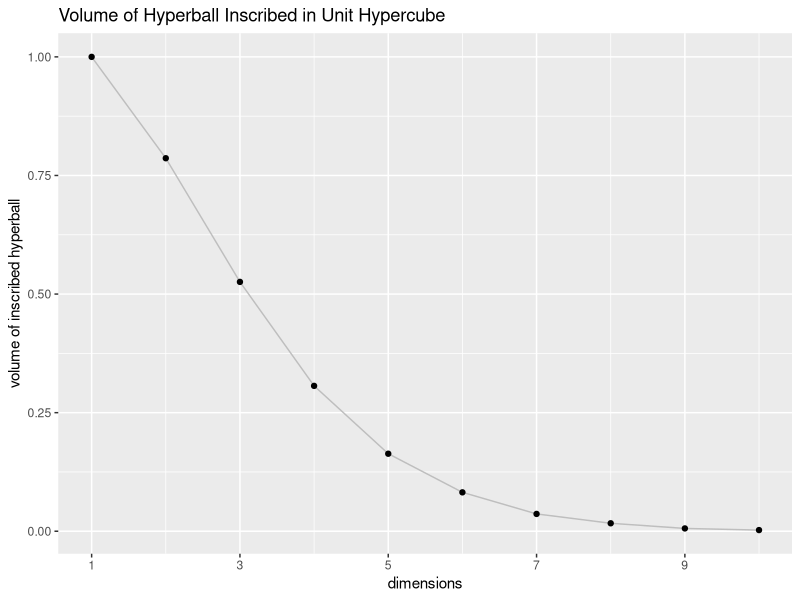
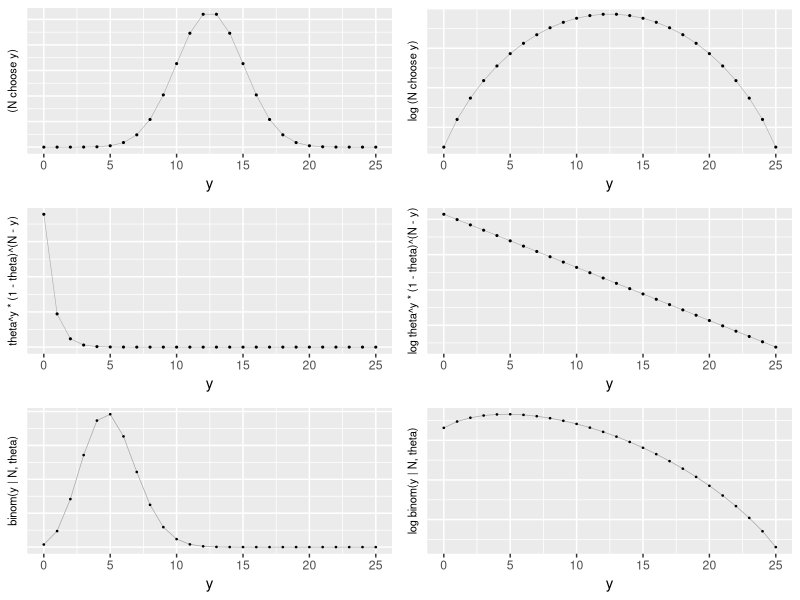
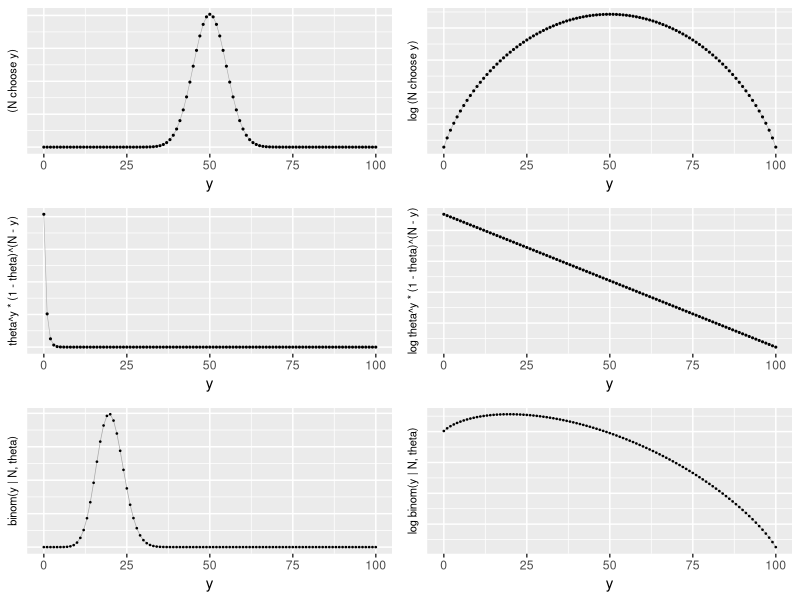
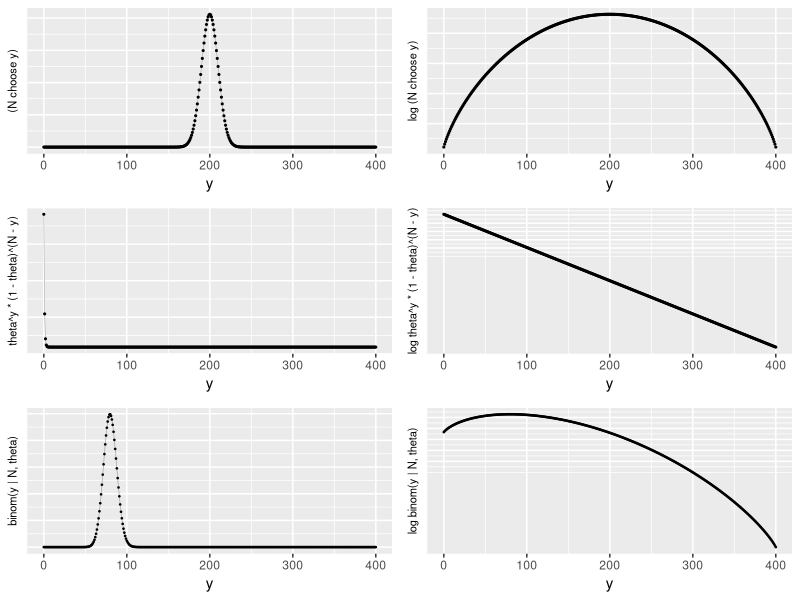
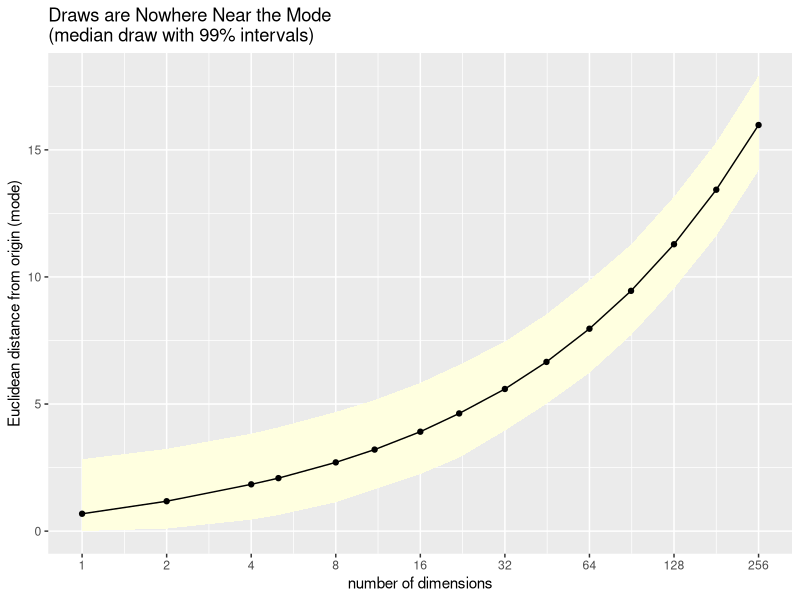
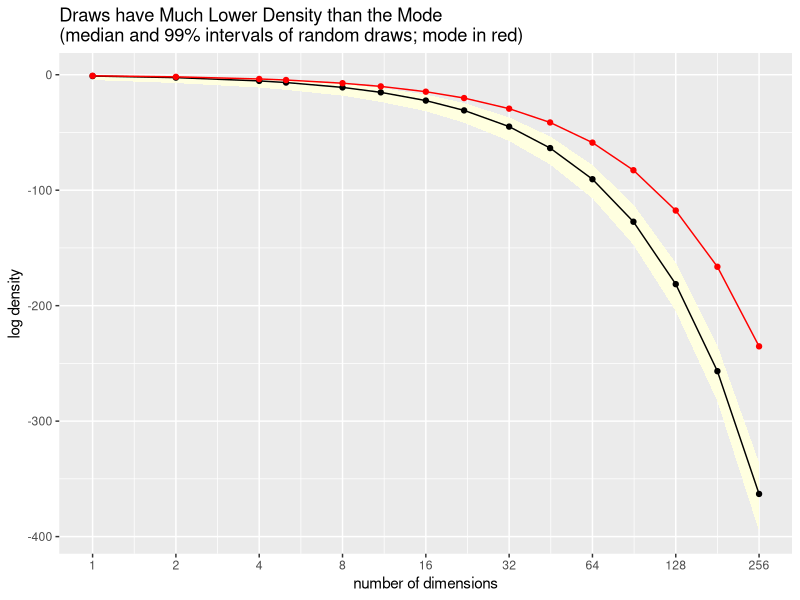
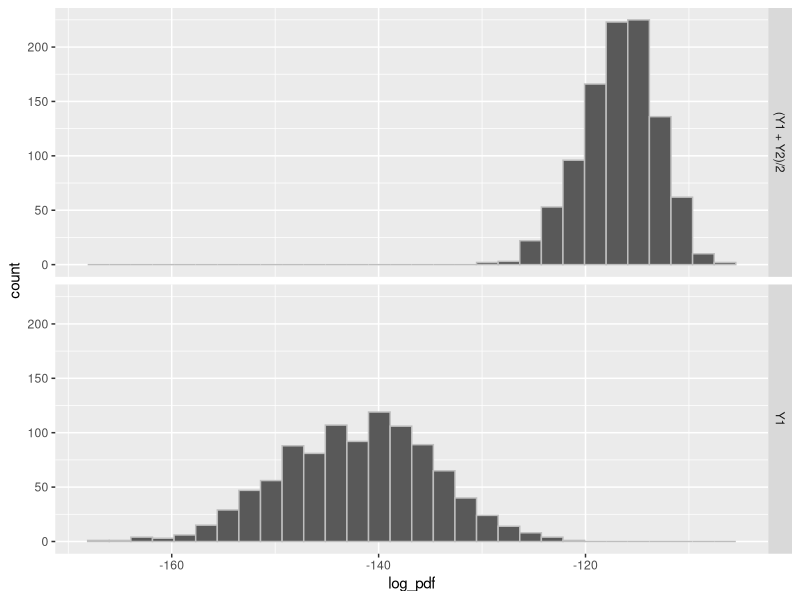

Write R code to recreate these figures, in order.
## ---- chunk 1
euclidean_length <- function(u) sqrt(sum(u * u));
## ---- chunk 2
euclidean_length(c(3, 4));
## ---- chunk 3
length(c(3, 4));
## ---- chunk 4
N <- 2;
M <- 1e6;
y <- matrix(runif(M * N, -0.5, 0.5), M, N);
p <- sum(sqrt(y[ , 1]^2 + y[ , 2]^2) < 0.5) / M;
print(4 * p, digits=3);
print(pi, digits=3);
## ---- chunk 5
M <- 1e5;
N_MAX = 10;
Pr_inside <- rep(NA, N_MAX);
for (N in 1:N_MAX) {
  y <- matrix(runif(M * N, -0.5, 0.5), M, N);
  inside <- 0;
  for (m in 1:M) {
    if (euclidean_length(y[m,]) < 0.5) {
      inside <- inside + 1;
    }
  }
  Pr_inside[N] <- inside / M;
}
df = data.frame(dims = 1:N_MAX, volume = Pr_inside);
print(df, digits=1);
## ---- chunk 6
library(ggplot2);
plot_corners <-
  ggplot(df, aes(x = dims, y = Pr_inside)) +
  scale_x_continuous(breaks=c(1, 3, 5, 7, 9)) +
  geom_line(colour="gray") +
  geom_point() +
  ylab("volume of inscribed hyperball") + 
  xlab("dimensions") +
  ggtitle("Volume of Hyperball Inscribed in Unit Hypercube")
plot_corners;
## ---- chunk 7
z <- rbinom(1e6, 100, 0.8);
## ---- chunk 8
summary(z);
## ---- chunk 9
quantile(z, probs=c(0.005, 0.995));
## ---- chunk 10
qbinom(c(0.0000005, 0.9999995), 100, 0.8)
## ---- chunk 11
choose_df <- function(Ys, theta=0.2) {
  N <- max(Ys);
  Ns <- rep(N, length(Ys));
  Cs <- choose(N, Ys);
  Ls <- theta^Ys * (1 - theta)^(N - Ys);
  Ps <- Cs * Ls;
  data.frame(list(y = Ys, N = Ns, combos = Cs, L = Ls, P = Ps));
}

choose_plot <- function(df, logy = FALSE) {
  p <-
    ggplot(df, aes(x = y, y = combos)) +
    geom_line(size=0.2, color="darkgray") +
    geom_point(size=0.4) +
    scale_x_continuous() +
    xlab("y");
  if (logy) {
    p <- p + scale_y_log10() +
      ylab("log (N choose y)") +
      theme(axis.title.y = element_text(size=8),
            axis.text.y=element_blank(),
            axis.ticks.y=element_blank())
      ggtitle("sequence log permutations ...");
  } else {
    p <- p + scale_y_continuous() +
      ylab("(N choose y)") +
      theme(axis.title.y = element_text(size=8),
            axis.text.y=element_blank(),
            axis.ticks.y=element_blank())
      ggtitle("sequence permutations ...");
  }
  return(p);
}
seq_plot <- function(df, logy = FALSE) {
  p <-
    ggplot(df, aes(x = y, y = L)) +
    geom_line(size=0.2, color="darkgray") +
    geom_point(size=0.4) +
    scale_x_continuous() +
    xlab("y");
  if (logy) {
    p <- p + scale_y_log10() +
           ylab("log theta^y * (1 - theta)^(N - y)") +
          theme(axis.title.y = element_text(size=8),
                axis.text.y=element_blank(),
                axis.ticks.y=element_blank())
           ggtitle("plus sequence log probability ...");
  } else {
    p <- p + scale_y_continuous() +
           ylab("theta^y * (1 - theta)^(N - y)") +
          theme(axis.title.y = element_text(size=8),
                axis.text.y=element_blank(),
                axis.ticks.y=element_blank())
           ggtitle("times sequence probability ...");
  }
  return(p);
}
joint_plot <- function(df, logy = FALSE) {
  p <- ggplot(df, aes(x = y, y = P)) +
    geom_line(size = 0.25, color = "darkgray") +
    geom_point(size = 0.25) +
    scale_x_continuous() +
    xlab("y");
  if (logy) {
    p <- p + scale_y_log10() +
           ylab("log binom(y | N, theta)") +
          theme(axis.title.y = element_text(size=8),
                axis.text.y=element_blank(),
                axis.ticks.y=element_blank())
           ggtitle("equals count log probability");
  } else {
    p <- p + scale_y_continuous() +
          ylab("binom(y | N, theta)") +
          theme(axis.title.y = element_text(size=8),
                axis.text.y=element_blank(),
                axis.ticks.y=element_blank())
          ggtitle("equals count probability");
  }
  return(p);
}
library("grid")
library("gridExtra");
plot_all <- function(df) {
  cp <- choose_plot(df, logy = FALSE);
  pp <- seq_plot(df, logy = FALSE);
  jp <- joint_plot(df, logy = FALSE);
  lcp <- choose_plot(df, logy = TRUE);
  lpp <- seq_plot(df, logy = TRUE);
  ljp <- joint_plot(df, logy = TRUE);
  grid.newpage();
  grid.arrange(ggplotGrob(cp), ggplotGrob(lcp),
               ggplotGrob(pp), ggplotGrob(lpp),
               ggplotGrob(jp), ggplotGrob(ljp),
               ncol = 2);
}

df25 <- choose_df(0:25);
plot_all(df25);

df100 <- choose_df(0:100)
plot_all(df100);

df400 <- choose_df(0:400);
plot_all(df400);
## ---- chunk 12
D <- 10;
u <- rnorm(D, 0, 1);
print(u, digits=2);
## ---- chunk 13
print(euclidean_length(u), digits=3);
## ---- chunk 14
log_sum_exp <- function(u) max(u) + log(sum(exp(u - max(u))));
N <- 1e4;
dim <- c(1, 2, 4, 5, 8, 11, 16, 22, 32, 45, 64, 90, 128, 181, 256);
D <- length(dim);
lower <- rep(NA, D);
middle <- rep(NA, D);
upper <- rep(NA, D);
lower_ll <- rep(NA, D);
middle_ll <- rep(NA, D);
upper_ll <- rep(NA, D);

mean_ll <- rep(NA, D);
max_ll <- rep(NA, D);
for (k in 1:D) {
  d <- dim[k];
  y <- rep(NA, N);
  for (n in 1:N) y[n] <- euclidean_length(rnorm(d, 0, 1));

  qs <- quantile(y, probs=c(0.005, 0.500, 0.995));
  lower[k] <- qs[[1]];
  middle[k] <- qs[[2]];
  upper[k] <- qs[[3]];

  ll <- rep(NA, N);
  for (n in 1:N) ll[n] <- sum(dnorm(rnorm(d, 0, 1), 0, 1, log=TRUE));

  qs_ll <- quantile(ll, probs=c(0.005, 0.500, 0.995));
  lower_ll[k] <- qs_ll[[1]];
  middle_ll[k] <- qs_ll[[2]];
  upper_ll[k] <- qs_ll[[3]];

  mean_ll[k] <- log_sum_exp(ll) - log(N);
  max_ll[k] <- sum(dnorm(rep(0, d), 0, 1, log=TRUE));
}
df <- data.frame(list(dim = dim, lb = lower, mid = middle, ub = upper,
                      lb_ll = lower_ll, mid_ll = middle_ll,
                      ub_ll = upper_ll, mean_ll = mean_ll, max_ll = max_ll));
print(df, digits = 1);
## ---- chunk 15
library(ggplot2);

plot1 <-
  ggplot(df, aes(dim)) +
  geom_ribbon(aes(ymin = lb, ymax = ub), fill="lightyellow") +
  geom_line(aes(y = mid)) +
  geom_point(aes(y = mid)) +
  scale_x_log10(breaks=2^(0:D)) +
  ylab("Euclidean distance from origin (mode)") +
  xlab("number of dimensions") +
  ggtitle("Draws are Nowhere Near the Mode\n(median draw with 99% intervals)");
plot1;
## ---- chunk 16
plot2 <-
  ggplot(df, aes(dim)) +
  geom_ribbon(aes(ymin = lb_ll, ymax = ub_ll), fill="lightyellow") +
  geom_line(aes(y = mid_ll)) +
  geom_point(aes(y = mid_ll)) +
  geom_line(aes(y = max_ll), color="red") +
  geom_point(aes(y = max_ll), color="red") +
  scale_x_log10(breaks=c(2^(0:D))) +
  scale_y_continuous() +
  ylab("log density") +
  xlab("number of dimensions") +
  ggtitle("Draws have Much Lower Density than the Mode
(median and 99% intervals of random draws; mode in red)");
plot2;
## ---- chunk 17
normal_rng <- function(K) rnorm(K);
## ---- chunk 18
normal_lpdf <- function(y) sum(dnorm(y, log=TRUE));
## ---- chunk 19
K <- 100;
y1 <- normal_rng(K);
y2 <- normal_rng(K);
## ---- chunk 20
lambda = 0.5;
y12 <- lambda * y1 + (1 - lambda) * y2;
## ---- chunk 21
print(normal_lpdf(y1), digits=1);
print(normal_lpdf(y2), digits=1);
print(normal_lpdf(y12), digits=1);
## ---- chunk 22
lp1 <- vector();
for (n in 1:1000) {
  lp1[n] <- normal_lpdf(normal_rng(K));
}
print(summary(lp1));

lp2 <- vector()
for (n in 1:1000) {
  lp2[n] <- normal_lpdf((normal_rng(K) + normal_rng(K))/2);
}
print(summary(lp2));
## ---- chunk 23
library(ggplot2);
df <- data.frame(list(log_pdf = c(lp1, lp2),
                      case=c(rep("Y1", 1000),
                             rep("(Y1 + Y2)/2", 1000))));
plot <- ggplot(df, aes(log_pdf)) +
        geom_histogram(color="grey") +
        facet_grid(case ~ .);
plot;
